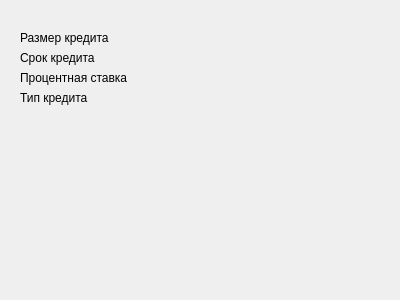
<?xml version="1.0" encoding="UTF-8"?>
<ui version="4.0">
 <class>credit_widow</class>
 <widget class="QDialog" name="credit_widow">
  <property name="geometry">
   <rect>
    <x>0</x>
    <y>0</y>
    <width>400</width>
    <height>300</height>
   </rect>
  </property>
  <property name="windowTitle">
   <string>Dialog</string>
  </property>
  <widget class="QLabel" name="label">
   <property name="geometry">
    <rect>
     <x>20</x>
     <y>30</y>
     <width>161</width>
     <height>16</height>
    </rect>
   </property>
   <property name="text">
    <string>Размер кредита</string>
   </property>
  </widget>
  <widget class="QLabel" name="label_2">
   <property name="geometry">
    <rect>
     <x>20</x>
     <y>50</y>
     <width>161</width>
     <height>16</height>
    </rect>
   </property>
   <property name="text">
    <string>Срок кредита</string>
   </property>
  </widget>
  <widget class="QLabel" name="label_3">
   <property name="geometry">
    <rect>
     <x>20</x>
     <y>70</y>
     <width>161</width>
     <height>16</height>
    </rect>
   </property>
   <property name="text">
    <string>Процентная ставка</string>
   </property>
  </widget>
  <widget class="QLabel" name="label_4">
   <property name="geometry">
    <rect>
     <x>20</x>
     <y>90</y>
     <width>161</width>
     <height>16</height>
    </rect>
   </property>
   <property name="text">
    <string>Тип кредита</string>
   </property>
  </widget>
 </widget>
 <resources/>
 <connections/>
</ui>
